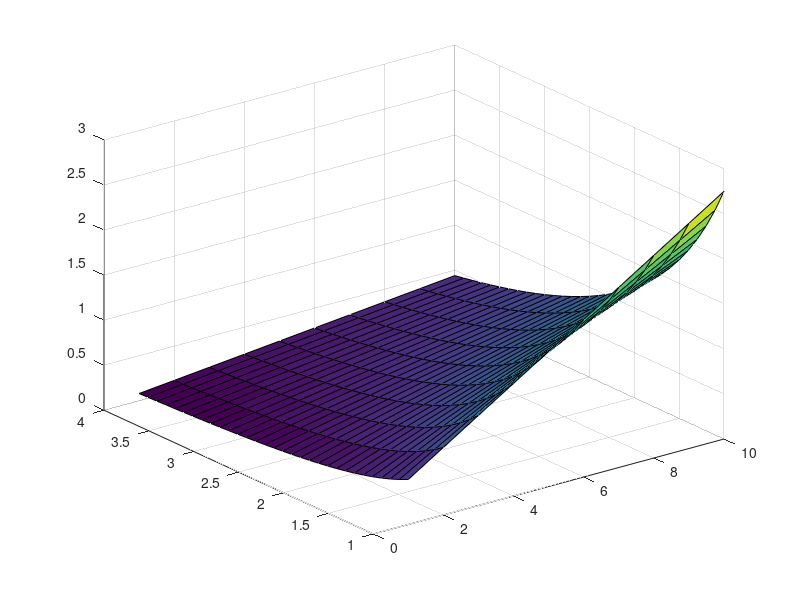

Recreate this plot in MATLAB.
clear
%exploring the theoretical posterior variance
n=1:10;
t=1:.1:4;
[X,Y]=meshgrid(n,t);
Z=(1+X) ./ (1+Y).^2;
surf(X,Y,Z)